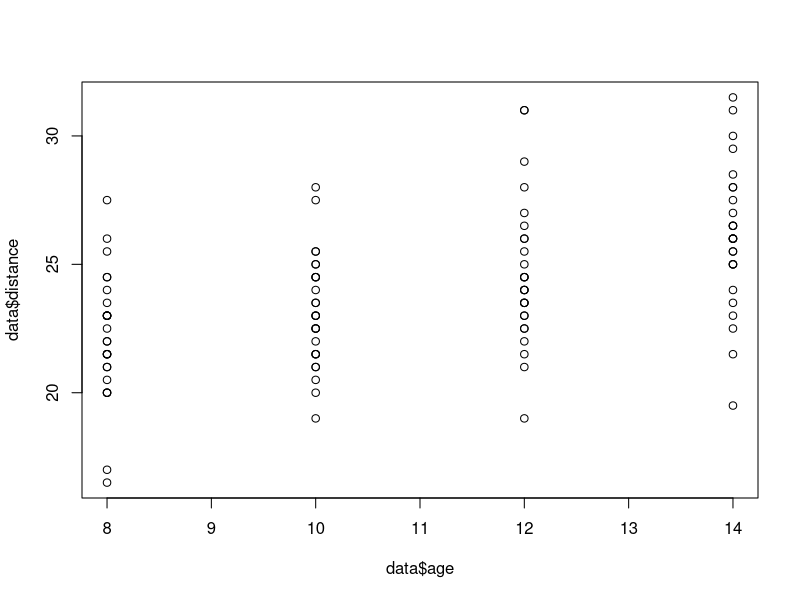
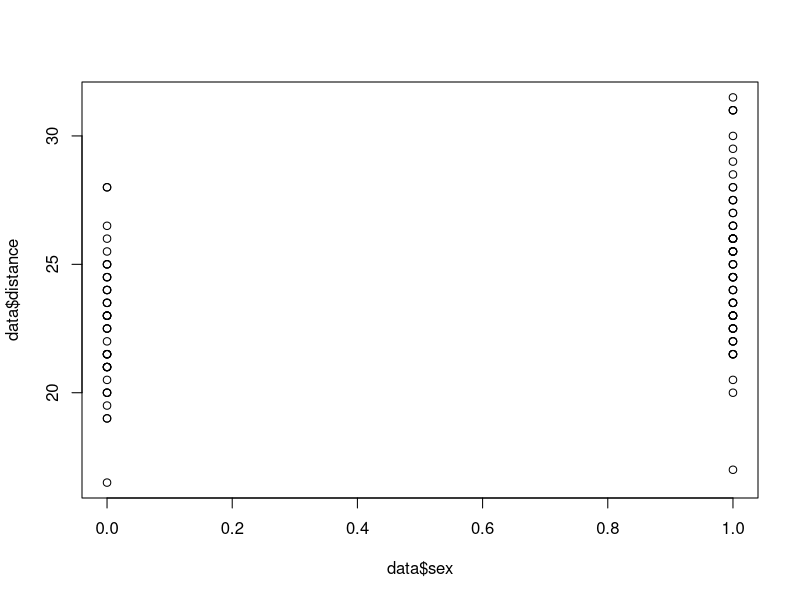

Reproduce these figures in R, in order. (Note: this script raises an error after producing the figures.)

# Question 2.12 A Gaussian Linear Model
rm(list = ls())
library(dplyr)

#------------------------------------------------------
# DATA: DENTAL DISTANCE IN 27 CHILDREN 

dental <- read.csv('dental.csv')
n <- nrow(dental) 

data <- dental %>% 
  mutate(intercept = rep(1, n)) %>% 
  mutate(sex = as.numeric(Sex == "Male")) %>% 
  select(distance, intercept, age, sex)
y <- as.matrix(data$distance)
X <- as.matrix(data[,-1])
p <- ncol(X)

summary(data)
plot(data$age, data$distance)
plot(data$sex, data$distance)

library(MASS) # Had some confilcts with dplyr 
unloadNamespace("MASS")

#------------------------------------------------------
# FREQUENTIST LINEAR REGRESSION

# Least Squares
mlm <- 
  lm("distance ~ age + sex", data = data)$coefficients 
beta.lm.int <- 15.3856902
beta.lm.age <- 0.6601852
beta.lm.sex <- 2.3210227

# Ridge
mlmridge <- 
  lm.ridge("distance ~ intercept + age + sex + 0", 
           data = data, lambda = 1)
beta.ridge.int <- 13.9440406
beta.ridge.age <- 0.7655923
beta.ridge.sex <- 2.5793120

#------------------------------------------------------
# BAYESIAN LINEAR REGRESSION

# Bayesian Model Description:
# - Lambda = I and K = I 
# - Vague prior for the hyperparameters 
# - (Y|beta,omega) ~ N(X %*% beta, (omega * Lamda)^{-1})
# - (beta|omega) ~ N(mu, (omega * K)^{-1})
# - omega ~ Gamma(a, b)

# Hyperparameters we need E[omega]=1 and Var[omega]=inf (vague)
Lambda <- diag(rep(1, n)) # matrix nxn
K <- diag(rep(0.01, p)) # precision matriz pxp
mu <- matrix(0, p) # prior guess on mu
a <- 0.01 # prior sample size for the error variance
b <- 0.01 # prior sum of square errors for the error variance

# Updated parameters
# (beta|y,omega) ~ N(mu.new, (omega * K.new)^{-1})
# (omega|y) ~ Gamma(a.new, b.new) 

XtLambdaX <- t(X) %*% Lambda %*% X
beta.hat <- solve(XtLambdaX) %*% crossprod(X, Lambda) %*% y
y.hat <- X %*% beta.hat

K.new <- K + XtLambdaX
mu.new <- solve(K.new) %*% (XtLambdaX %*% beta.hat + K %*% mu)
a.new <- a + (n + 1) / 2
s <- t(mu) %*% K %*% mu + t(y.hat) %*% Lambda %*% y.hat
r <- t(mu) %*% (K + XtLambdaX) %*% mu
b.new <- as.numeric(b + 1 / 2 * (s - r))

# Sampling updated parameters
n.iter <- 5000
beta <- matrix(0, n.iter, p)
omega <- rep(0, n.iter)
for (i in 1:n.iter) {
  # omega
  omega.zero <- rgamma(1, a.new, b.new)
  omega[i] <- omega.zero
  # beta
  beta.zero <- mvrnorm(1, mu.new, solve(omega.zero * K.new))
  beta[i,1] <- beta.zero[1]
  beta[i,2] <- beta.zero[2]
  beta[i,3] <- beta.zero[3]
}

# Fit with burnin of 1000
beta.int <- mean(beta[1001:5000,1])
beta.age <- mean(beta[1001:5000,2])
beta.sex <- mean(beta[1001:5000,3])
omega.post <- mean(omega[1001:5000])

# Trace Plots
png(filename=paste('P2_12_Trace.png'),width=15,height=15,units="cm",res=200)
par(mfrow=c(2,2))
plot(omega, type = "l")
plot(beta[,1], type = "l")
plot(beta[,2], type = "l")
plot(beta[,3], type = "l")
dev.off()

#---------------------------------------------------
# RESULTS PLOTS

png(filename=paste('P2_12_Int.png'),width=15,height=10,units="cm",res=200)
plot(density(beta[1001:5000,1]), 
     xlab = 'intercept')
abline(v=beta.lm.int, col="blue", lty=1)
abline(v=beta.ridge.int, col="red", lty=2)
legend('topleft', legend=c("Least Squares", "Ridge"),
       col=c("blue", "red"), lty=1:2, cex=0.8)
dev.off()

png(filename=paste('P2_12_Age.png'),width=15,height=10,units="cm",res=200)
plot(density(beta[1001:5000,2]), 
     xlab = 'age')
abline(v=beta.lm.age, col="blue", lty=1)
abline(v=beta.ridge.age, col="red", lty=2)
legend('topleft', legend=c("Least Squares", "Ridge"),
       col=c("blue", "red"), lty=1:2, cex=0.8)
dev.off()

png(filename=paste('P2_12_Sex.png'),width=15,height=10,units="cm",res=200)
plot(density(beta[1001:5000,3]), 
     xlab = 'sex')
abline(v=beta.lm.sex, col="blue", lty=1)
abline(v=beta.ridge.sex, col="red", lty=2)
legend('topleft', legend=c("Least Squares", "Ridge"),
       col=c("blue", "red"), lty=1:2, cex=0.8)
dev.off()

